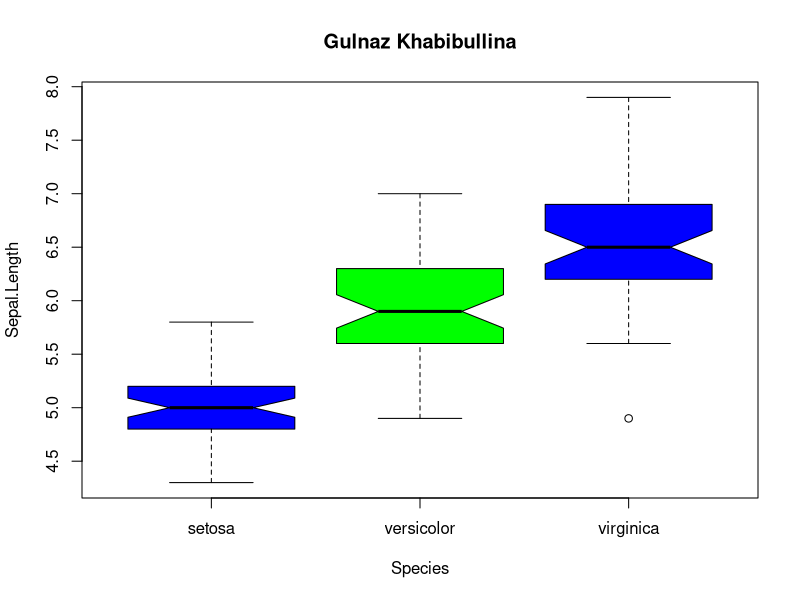
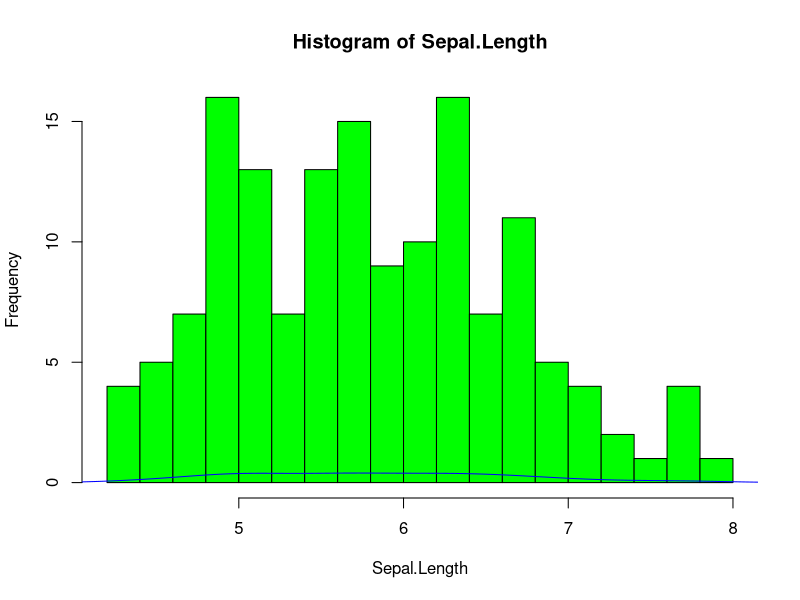
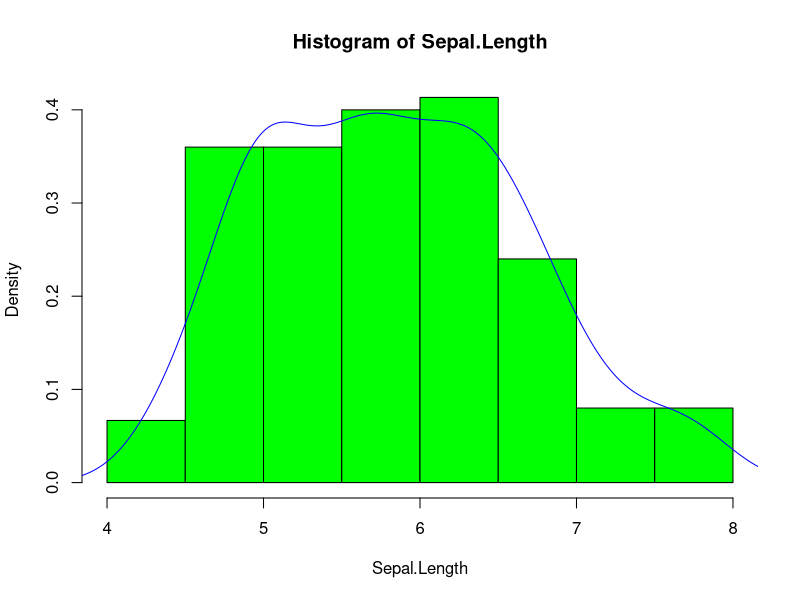
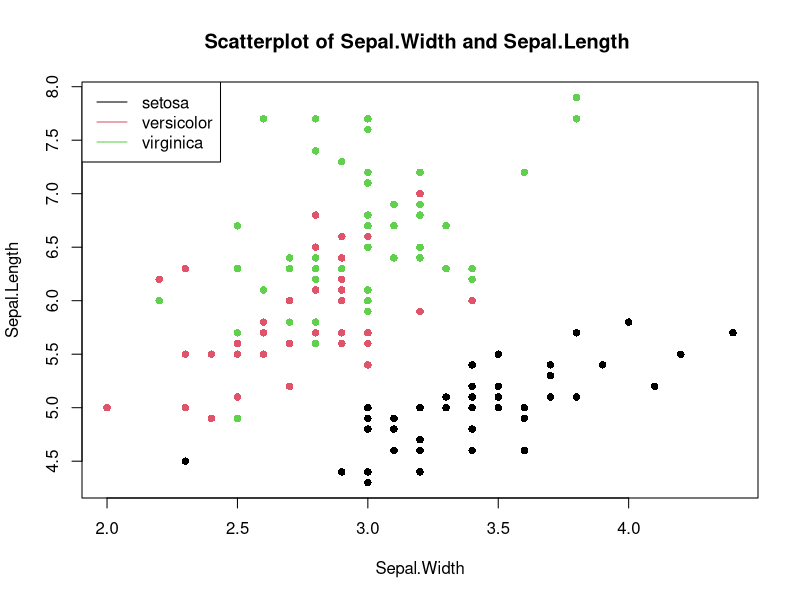

Generate these figures, in order, with R:
# This code demonstrates data analysis for iris dataset
# Week 1: R Programming Assignment
# Written by Gulnaz Khabibullina

# print the structure of the dataset iris
str (iris)

# print the summary of the dataset iris
summary (iris)

# print the first 6 records in the dataset iris 
head (iris)

# Plot a box-whisker plot of the Sepal.Length split by the Species variable. 
# The MAIN TITLE of the box plot is set to my name.
# Add a notch to the boxes.
# Add color to the boxes.
boxplot( iris$Sepal.Length ~ iris$Species,notch=TRUE,col=c("blue","green"),
         xlab="Species", ylab = "Sepal.Length", main="Gulnaz Khabibullina" )

# Plot a histogram of Sepal.Length.
# Manually set the number of breaks to 15.
# Superimpose a density line to the graph.
# Add color or decoration to the graph.
hist( iris$Sepal.Length, breaks = 15, col = "green", xlab="Sepal.Length", main = "Histogram of Sepal.Length")
lines( density( iris$Sepal.Length ),col = "blue"  )

# Since the graph above does not provide clear image of the superimposed
# density line, I added one below with probability equals to TRUE as opposed to frequency
# Add color or decoration to the graph 
hist( iris$Sepal.Length, prob = TRUE, col = "green",xlab="Sepal.Length", main = "Histogram of Sepal.Length")
lines( density( iris$Sepal.Length ), col = "blue" )

# Create a scatter plot of Sepal.Length and Sepal.Width.
# Each group member is in a different color.
# Set the plot character to a value to 16. 
# Add color or decoration to this graph. 
plot( iris$Sepal.Width, iris$Sepal.Length, col=iris$Species, pch=16,
      xlab="Sepal.Width", ylab = "Sepal.Length", main = "Scatterplot of Sepal.Width and Sepal.Length " )
legend(x="topleft",legend = c('setosa','versicolor','virginica'), 
       col = unique(iris$Species), lty = 1)


# Simple Math
# For the Sepal.Length, compute the following statistics:
# Compute mean
mean(iris$Sepal.Length)

# Compute median
median( iris$Sepal.Length )

# Compute min
min( iris$Sepal.Length )

# Compute max 
max( iris$Sepal.Length )

# Compute standard deviation
sd( iris$Sepal.Length )

# Calculate the Median for Sepal.Length for each group member. 
# Sort the result in Descending order.
a = aggregate( x=iris$Sepal.Length, by=list( iris$Species), FUN=median )
a = a[ order( a$x, decreasing=TRUE), ]
a
